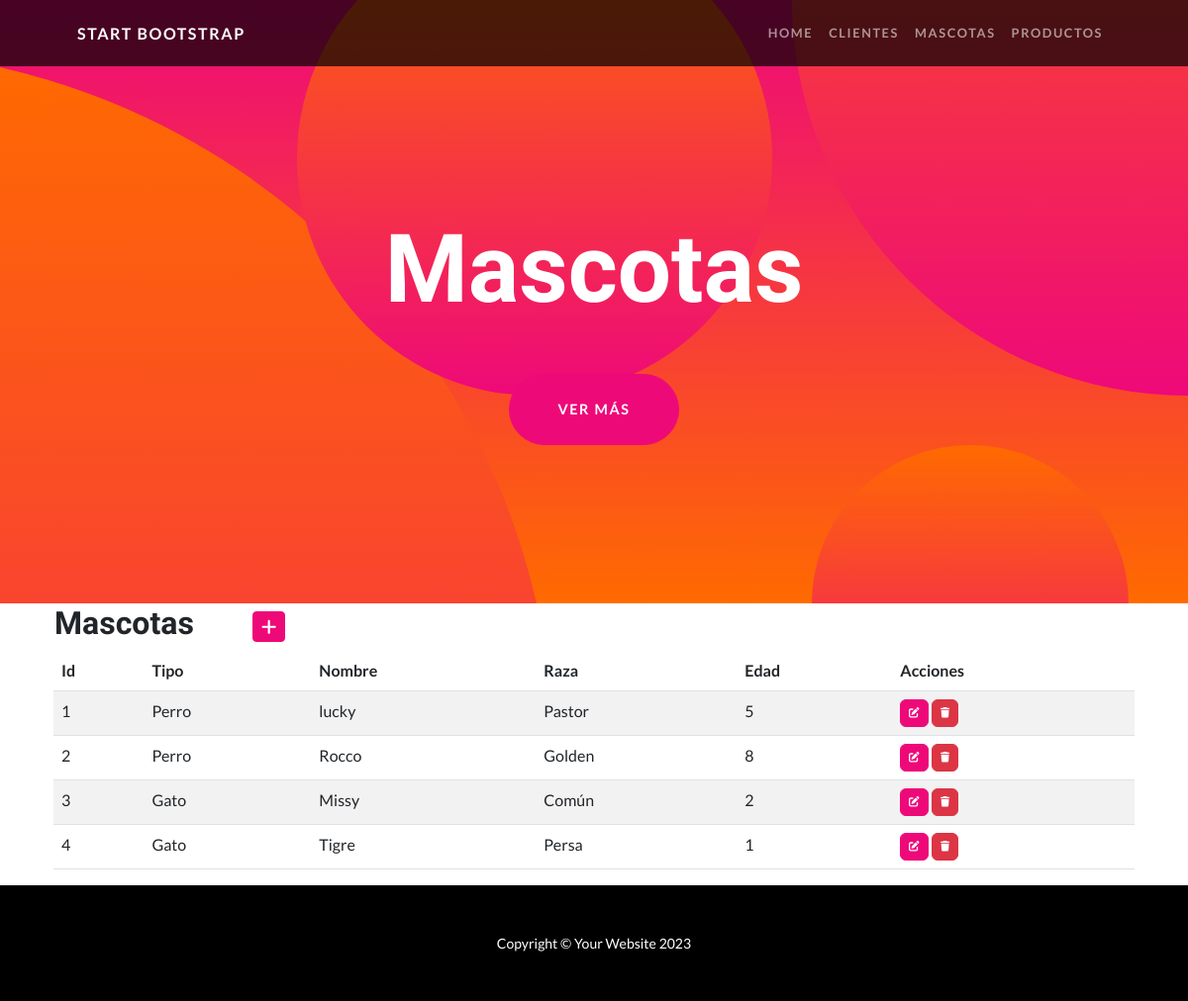
/apptienda/mascotas/, run on an earlier commit of the app's database.
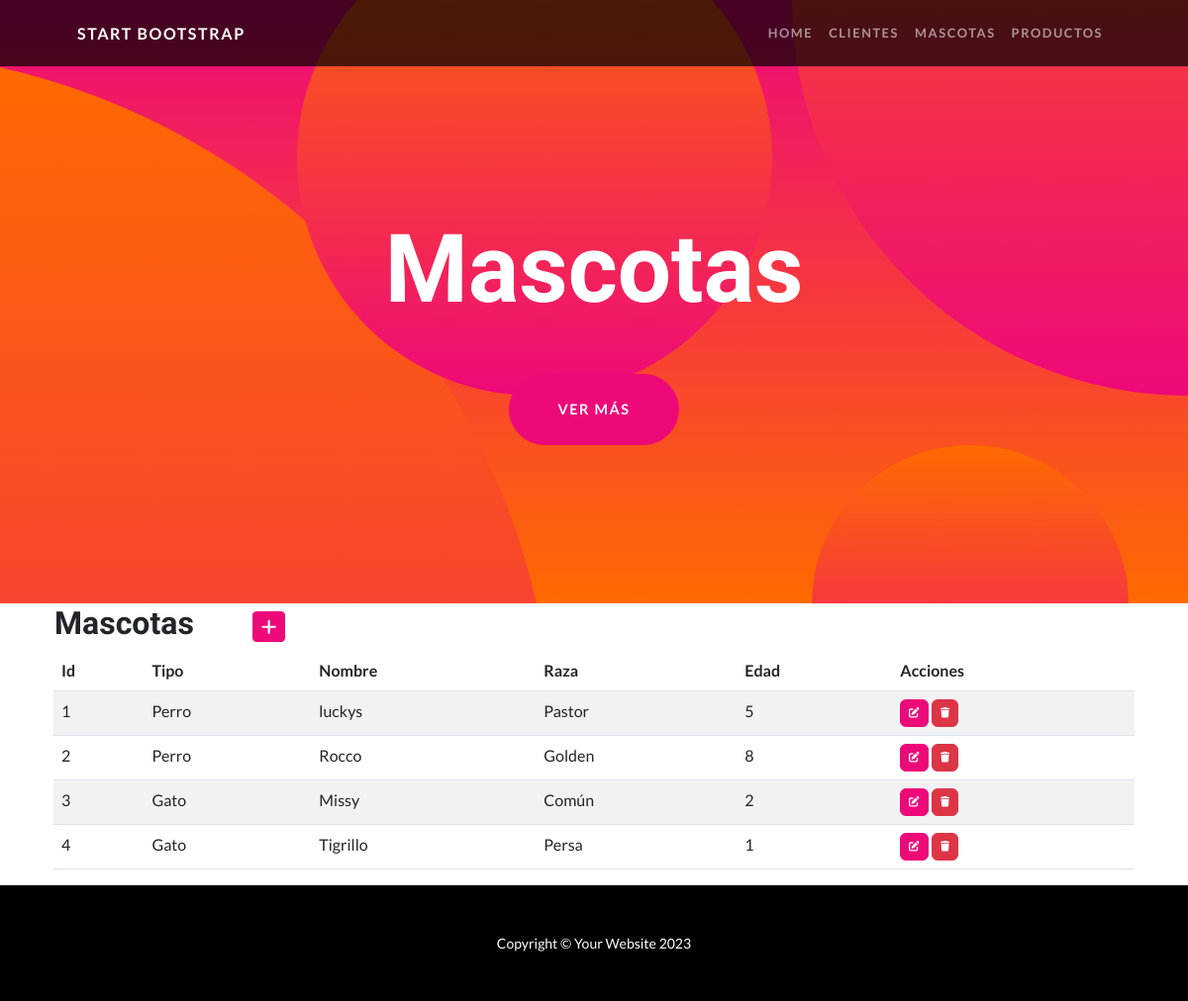
And on a later commit of the database.
### apptienda/models.py (models this page shows, shortened)
class Mascota(models.Model):
    tipo = models.CharField(max_length=50)
    raza = models.CharField(max_length=50)
    nombre = models.CharField(max_length=50)
    edad= models.IntegerField()

### apptienda/views.py (the view)
# urls.py: path('mascotas/', MascotasList.as_view(), name='mascotas'),
class MascotasList(ListView):
    model=Mascota

### apptienda/templates/apptienda/mascota_list.html
{% extends 'apptienda/home.html' %}
{% block title %}
    <h1 class="masthead-heading mb-0">Mascotas</h1>
{% endblock title %}
{% block contenido %}
    <table>
        <tr>
            <td width="200"><h2>Mascotas</h2></td>
            <td>
                <a
                href="{% url 'mascota_create' %}"
                class="btn btn-primary btn-sm"
                ><i class="fa fa-plus fa-lg" title="Crear"> </i>
                </a>
            </td>
        </tr>
    </table>
    <table class="table table-striped">
        <thead>
            <tr>
                <th>Id</th>
                <th>Tipo</th>
                <th>Nombre</th>
                <th>Raza</th>
                <th>Edad</th>
                <th>Acciones</th>
            </tr>
        </thead>
        <tbody>
            {% for m in mascota_list %}
                <tr>
                    <td>{{m.id}}</td>
                    <td>{{m.tipo}}</td>
                    <td>{{m.nombre}}</td>
                    <td>{{m.raza}}</td>
                    <td>{{m.edad}}</td>
                    <td>
                        <a
                          href="{% url 'mascota_update' m.id %}"
                          class="btn btn-primary"
                          style="--bs-btn-padding-y: .25rem; --bs-btn-padding-x: .5rem; --bs-btn-font-size: .75rem;"
                          ><i class="fa fa-edit fa-sm" title="Edit Record"></i>
                        </a>
                        <a
                          href="{% url 'mascota_delete' m.id %}"
                          class="btn btn-danger"
                          style="--bs-btn-padding-y: .25rem; --bs-btn-padding-x: .5rem; --bs-btn-font-size: .75rem;"
                          ><i class="fa fa-trash fa-sm" title="Delete Record"></i>
                        </a>
                      </td>
                </tr>
            {% endfor %}
        </tbody>
    </table>
{% endblock contenido %}

What changed in the data, as far as the page shows it:
changed Mascota "Pastor": nombre "lucky" → "luckys"
changed Mascota "Persa": nombre "Tigre" → "Tigrillo"
